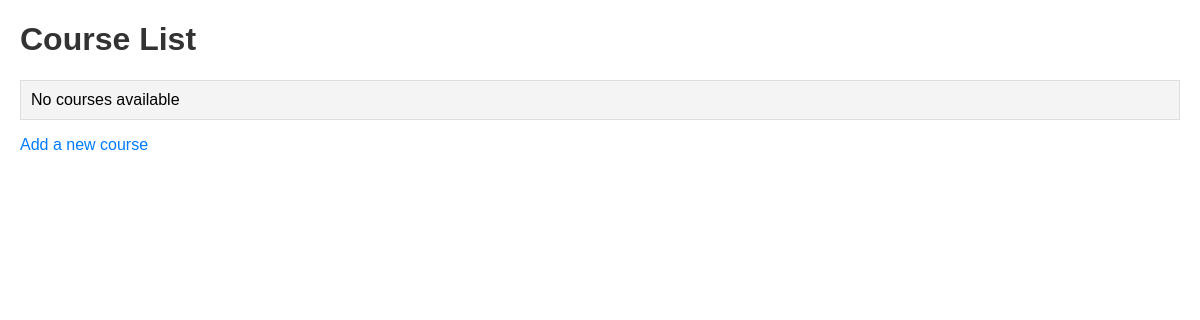
/course_list/1/, run on an earlier commit of the app's database.
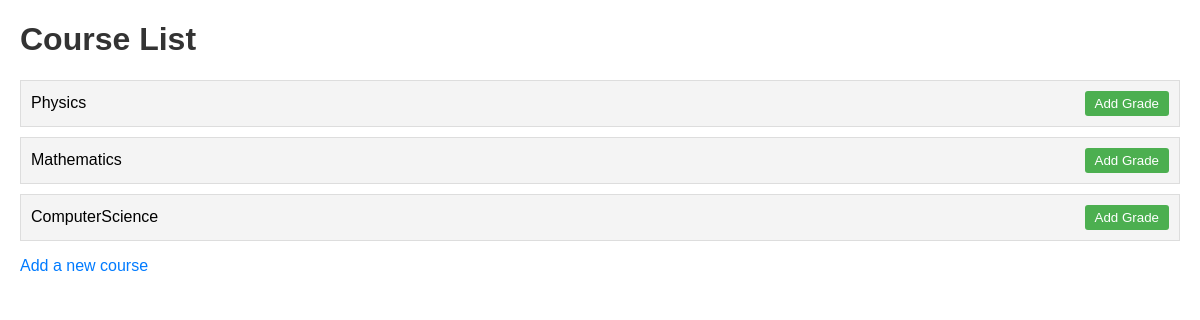
And on a later commit of the database.
### courses/models.py (models this page shows)
class Course_models(models.Model):
    Course_name = models.CharField(max_length=100 , choices= COURSE_CHOICES)
    description = models.TextField(blank = True , null = True)
    class Meta:
        db_table = 'course'

### courses/views.py (the view)
# urls.py: path('course_list/<int:id>/',course_list,name= 'course_list'),
def course_list(request, id):
    student = Student_model.objects.filter(id=id).last()
    if not student:
        return HttpResponse("Student not found", status=404)
    courses = student.course.all()  # Correct field name
    print('This is your course:', courses)
    context = {
        'courses': courses,
        'id': id
    }
    return render(request, 'course_list.html', context)

### templates/course_list.html (shortened to what this page needs)
<!DOCTYPE html>
<html lang="en">
<head>
</head>
<body>
    <h1>Course List</h1>
    <ul>
        {% for course in courses %}
        <li>
            {{ course.Course_name }}
            <div>
                <a href="{% url 'Assign_grade' id course.id %}">
                    <button>Add Grade</button>
                </a>
            </div>
        </li>
        {% empty %}
        <li>No courses available</li>
        {% endfor %}
    </ul>
    <a href="{% url 'add_course' id %}">Add a new course</a>
</body>
</html>

What changed in the data, as far as the page shows it:
now on this page (row edited): Course_models: Course_name "Physics"
now on this page (row edited): Course_models: Course_name "Mathematics"
now on this page (row edited): Course_models: Course_name "ComputerScience"
Also different on the page:
text no longer shown: "No courses available"
